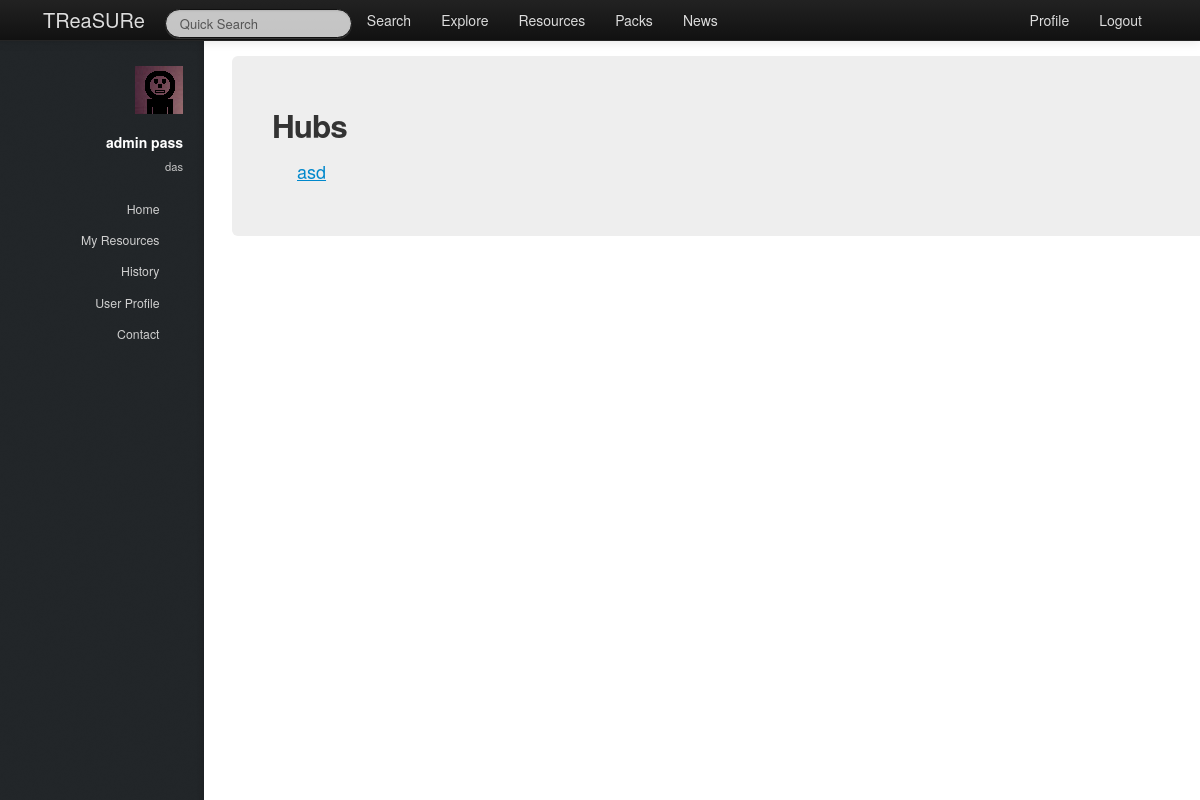
Page /treasure/hubs/ (signed in) on the earlier database version.
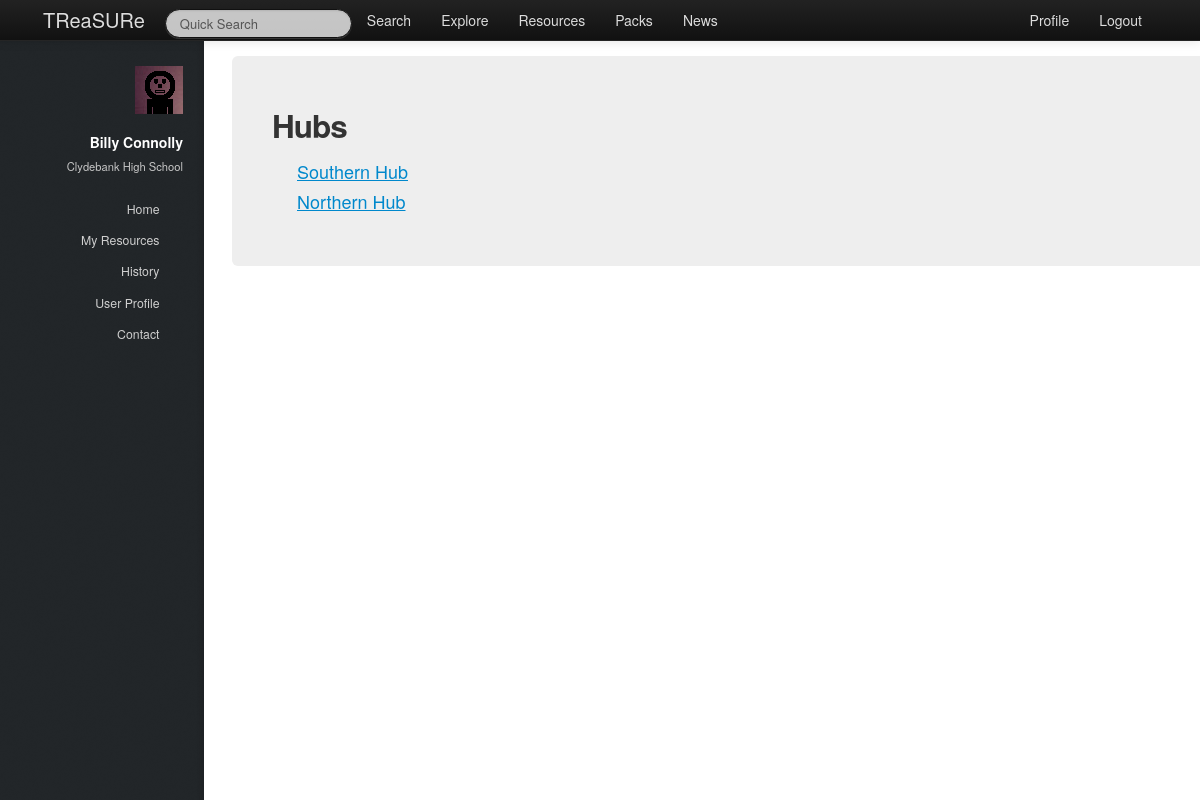
Same page on the later database version.
### treasure/models.py (models this page shows, shortened)
class Teacher(models.Model):
    user = models.OneToOneField(User)
    firstname = models.CharField(max_length=128)
    surname = models.CharField(max_length=128)
    school = models.ForeignKey(School, null=True)
    hubs = models.ManyToManyField(Hub, null=True)

class School(models.Model):
    name = models.CharField(max_length=128)
    town = models.CharField(max_length=128)
    address = models.TextField()
    latitude = models.FloatField()
    longitude = models.FloatField()
    def __unicode__(self):
        return self.name

class Hub(models.Model):
    name = models.CharField(max_length=128)
    address = models.TextField()
    latitude = models.FloatField()
    longitude = models.FloatField()

### treasure/views.py (the view)
@login_required
def hubs(request):
    context = RequestContext(request)
    context_dict = sidebar(request)
    hub_list = Hub.objects.all()
    context_dict['hubs'] = hub_list
    return render_to_response('treasure/hubs.html', context_dict, context)

### treasure/views.py (called while the page is built)
def sidebar(request):
    context_dict = {}
    try:
        userid = request.user.id
        teacher = Teacher.objects.get(user = userid)
        context_dict['user_firstname'] = teacher.firstname
        context_dict['user_surname'] = teacher.surname
        context_dict['user_school'] = teacher.school
    except Teacher.DoesNotExist:
        context_dict['user_firstname'] = ""
        context_dict['user_surname'] = ""
        context_dict['school'] = ""
    return context_dict

### templates/treasure/hubs.html (shortened to what this page needs)
{% extends 'treasure/base.html' %}
{% load static %}
{% block body_block %}
<div class="hero-unit">
    <div class="row-fluid">
        <h2>Hubs</h2>
        {% if hubs %}
        <ul>
            {% for hub in hubs %}
            <li><a href="../hub/{{ hub.id }}">{{ hub.name }}</a></li>
            {% endfor %}
        </ul>
        {% else %}
            <strong>No hubs present.</strong>
        {% endif %}
    </div>
</div>
{% endblock %}

### templates/treasure/base.html (shortened to what this page needs)
<!DOCTYPE html>
{% load static %}
<html>
    <head>
		<link rel="stylesheet" href="http://cdn.datatables.net/1.10.2/css/jquery.dataTables.min.css"></style>
        <link href="{% static 'css/bootstrap-fluid-adj.css' %}" rel="stylesheet">
        <link href="{% static 'sidebar/css/main.css' %}" rel="stylesheet">
        <link href="{% static 'css/bootstrap.min.css' %}" rel="stylesheet" media="screen">
        <link rel="stylesheet" href="http://getbootstrap.com/examples/sticky-footer-navbar/sticky-footer-navbar.css">
        <link href="{% static 'css/bootstrap-responsive.css' %}" rel="stylesheet">
        <link href="{% static 'css/treasure.css' %}" rel="stylesheet">
    </head>
    <body>
        <div class="navbar navbar-inverse navbar-fixed-top">
           <div class="navbar-inner">
               <div class="container">
                   <a class="brand" href="/treasure/">TReaSURe</a>
                   <div class="nav-collapse collapse">
                       <ul class="nav pull-right">
                            {% if user.is_authenticated %}
                                <li><a href="/treasure/profile">Profile</a></li>
                            	<li><a href="/treasure/logout">Logout</a></li>
                            {% else %}
                            	<li><a href="/treasure/login">Login</a></li>
                            	<li><a href="/treasure/register">Register</a></li>
                            {% endif %}
                       </ul>
                       <ul class="nav">
                       {% if user.is_authenticated %}
                           <form class="navbar-search pull-left" action="">
						 		<input class="search-query span2" placeholder="Quick Search" type="text">
						   </form>
                           <li><a href="/treasure/search">Search</a></li>
                           <li><a href="/treasure/explore">Explore</a></li>
                           <li><a href="/treasure/resources">Resources</a></li>
                           <li><a href="/treasure/packs">Packs</a></li>
                       {% endif %}
                           <li><a href="/treasure/about">News</a></li>
                       </ul>
                   </div>
               </div>
           </div>
        </div>
        <div>
				<div id="header">
					<div class="top">
                       {% if user.is_authenticated %}
							<div id="logo">
								<span class="image avatar48"><img src="{% static 'images/avatar.jpg' %}" alt="user avatar" /></span>
								<h1 id="title">{{ user_firstname }} {{ user_surname }}</h1>
								<p>{{ user_school }}</p>
							</div>
	                   {% endif %}
                        <nav id="nav">
							<ul>
								{% if user.is_authenticated %}
									<li><a href="/treasure/" id="home-link" class="skel-layers-ignoreHref"><span>Home</span></a></li>
									<li><a href="/treasure/resources" class="skel-layers-ignoreHref"><span>My Resources</span></a></li>
									<li><a href="/treasure/about" class="skel-layers-ignoreHref"><span>History</span></a></li>
									<li><a href="/treasure/profile" class="skel-layers-ignoreHref"><span>User Profile</span></a></li>
									<li><a href="#contact" class="skel-layers-ignoreHref"><span>Contact</span></a></li>
								{% else %}
									<li><a href="/treasure/login"><span>Login</span></a></li>
									<li><a href="/treasure/register" class="skel-layers-ignoreHref"><span>Register</span></a></li>
								{% endif %}
							</ul>
						</nav>
					</div>
				</div>
			<div id="main">
				<section id="MainPage">
                    <div class="container">
                        {% block body_block%}{% endblock%}
                    </div>
                </section>
            </div>
        </div>
    </body>
</html>

Differences in the rows shown:
removed Teacher: firstname "admin", surname "pass"
removed Hub: name "asd"
now on this page (row edited): Teacher: firstname "Billy", surname "Connolly"
changed School: name "das" → "Clydebank High School"
added Hub: name "Southern Hub"
added Hub: name "Northern Hub"
